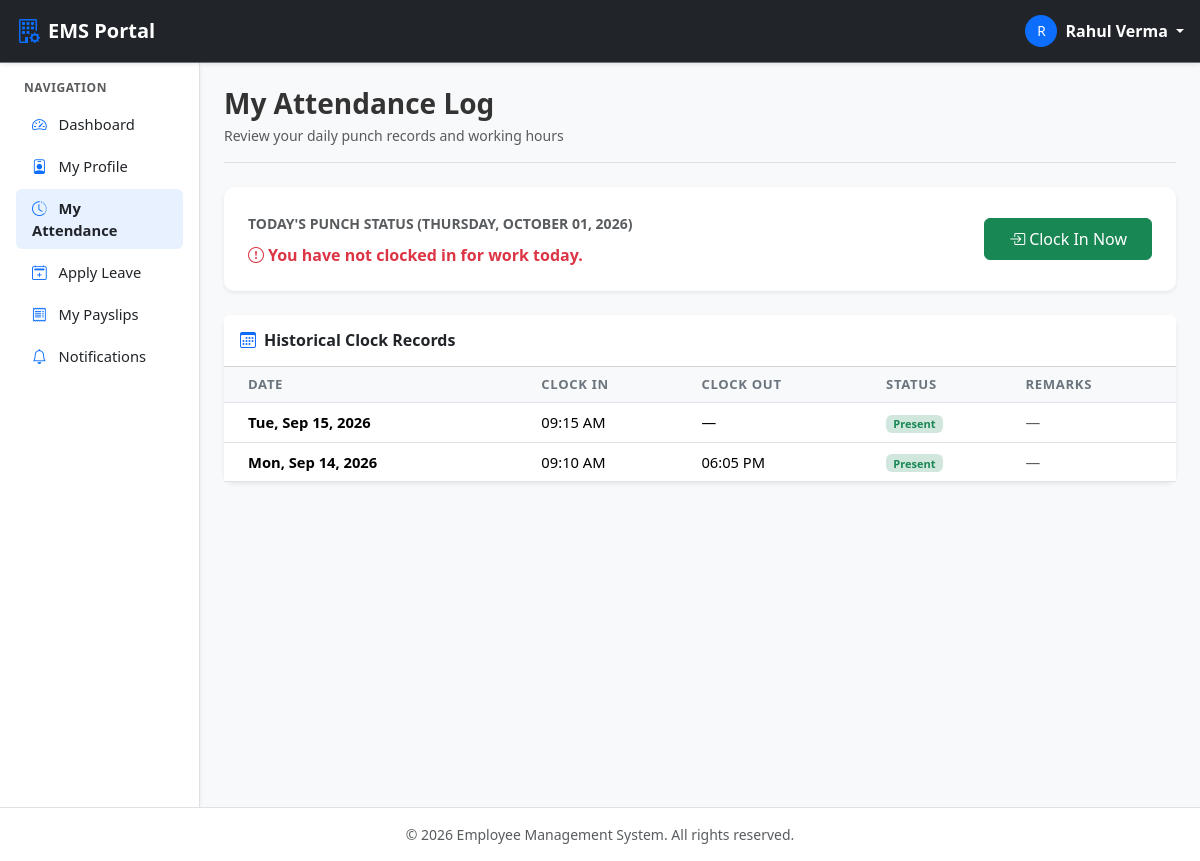
Screenshot of /attendance/my/ (signed in) with the database file from the repository.
### attendance/models.py (models this page shows, shortened)
class Attendance(models.Model):
    STATUS_CHOICES = (
        ('PRESENT', 'Present'),
        ('ABSENT', 'Absent'),
        ('HALF_DAY', 'Half Day'),
        ('LEAVE', 'On Leave'),
    )
    employee = models.ForeignKey(
        Employee,
        on_delete=models.CASCADE,
        related_name='attendances'
    )
    date = models.DateField(default=timezone.now)
    check_in = models.TimeField(blank=True, null=True)
    check_out = models.TimeField(blank=True, null=True)
    status = models.CharField(max_length=10, choices=STATUS_CHOICES, default='PRESENT')
    remarks = models.CharField(max_length=255, blank=True, null=True)
    created_at = models.DateTimeField(auto_now_add=True)
    updated_at = models.DateTimeField(auto_now=True)
    class Meta:
        ordering = ['-date', 'employee']
        constraints = [
            models.UniqueConstraint(
                fields=['employee', 'date'],
                name='unique_attendance_per_day'
            )
        ]

### attendance/views.py (the view)
# urls.py: path('my/', views.my_attendance_view, name='my_attendance'),
@employee_required
def my_attendance_view(request):
    try:
        employee = request.user.employee
    except Employee.DoesNotExist:
        messages.error(request, "No employee record found.")
        return redirect('login_redirect')
    attendances = Attendance.objects.filter(employee=employee).order_by('-date')
    month = request.GET.get('month')
    year = request.GET.get('year')
    if month and year:
        attendances = attendances.filter(date__month=month, date__year=year)
    paginator = Paginator(attendances, 15)
    page_number = request.GET.get('page')
    page_obj = paginator.get_page(page_number)
    today = timezone.now().date()
    today_record = Attendance.objects.filter(employee=employee, date=today).first()
    context = {
        'employee': employee,
        'page_obj': page_obj,
        'today_record': today_record,
        'today': today,
    }
    return render(request, 'attendance/my_attendance.html', context)

### attendance/templates/attendance/my_attendance.html (shortened to what this page needs)
{% extends "base.html" %}
{% block content %}
<div class="container-fluid p-0">
    <div class="d-flex flex-column flex-md-row justify-content-between align-items-md-center pb-3 mb-4 border-bottom gap-2">
        <div>
            <h3 class="fw-bold mb-1">My Attendance Log</h3>
            <p class="text-muted small mb-0">Review your daily punch records and working hours</p>
        </div>
    </div>
    <div class="card shadow-sm border-0 mb-4 bg-white">
        <div class="card-body p-4 d-flex flex-column flex-md-row justify-content-between align-items-md-center gap-3">
            <div>
                <span class="text-muted small text-uppercase fw-semibold">Today's Punch Status ({{ today|date:"l, F d, Y" }})</span>
                {% if today_record %}
                    <div class="d-flex align-items-center gap-3 mt-2">
                        <span class="badge bg-success-subtle text-success fs-6 px-3 py-2">
                            <i class="bi bi-check2-circle me-1"></i>{{ today_record.get_status_display }}
                        </span>
                        <span class="small text-muted">
                            In: <strong>{{ today_record.check_in|time:"h:i A"|default:"Not recorded" }}</strong> |
                            Out: <strong>{{ today_record.check_out|time:"h:i A"|default:"Active on shift" }}</strong>
                        </span>
                    </div>
                {% else %}
                    <div class="mt-2 text-danger fw-semibold">
                        <i class="bi bi-exclamation-circle me-1"></i>You have not clocked in for work today.
                    </div>
                {% endif %}
            </div>
            <div class="d-flex gap-2">
                {% if not today_record %}
                    <form method="post" action="{% url 'clock_in_view' %}">
                        <button type="submit" class="btn btn-success px-4 py-2">
                            <i class="bi bi-box-arrow-in-right me-1"></i>Clock In Now
                        </button>
                    </form>
                {% else %}
                    <button class="btn btn-secondary px-4 py-2" disabled>
                        <i class="bi bi-check-all me-1"></i>Shift Completed
                    </button>
                {% endif %}
            </div>
        </div>
    </div>
    <div class="card shadow-sm border-0">
        <div class="card-header bg-white py-3">
            <h6 class="fw-bold mb-0 text-dark"><i class="bi bi-calendar3 me-2 text-primary"></i>Historical Clock Records</h6>
        </div>
        <div class="card-body p-0">
            <div class="table-responsive">
                <table class="table table-hover align-middle mb-0">
                    <thead>
                        <tr>
                            <th class="ps-4">Date</th>
                            <th>Clock In</th>
                            <th>Clock Out</th>
                            <th>Status</th>
                            <th>Remarks</th>
                        </tr>
                    </thead>
                    <tbody>
                        {% for record in page_obj %}
                        <tr>
                            <td class="ps-4 fw-bold">{{ record.date|date:"D, M d, Y" }}</td>
                            <td>{{ record.check_in|time:"h:i A"|default:"—" }}</td>
                            <td>{{ record.check_out|time:"h:i A"|default:"—" }}</td>
                            <td>
                                {% if record.status == 'PRESENT' %}
                                    <span class="badge bg-success-subtle text-success">Present</span>
                                {% elif record.status == 'ABSENT' %}
                                    <span class="badge bg-danger-subtle text-danger">Absent</span>
                                {% elif record.status == 'HALF_DAY' %}
                                    <span class="badge bg-warning-subtle text-dark">Half Day</span>
                                {% else %}
                                    <span class="badge bg-info-subtle text-info">On Leave</span>
                                {% endif %}
                            </td>
                            <td class="text-muted small">{{ record.remarks|default:"—" }}</td>
                        </tr>
                        {% empty %}
                        <tr>
                            <td colspan="5" class="text-center py-5 text-muted">
                                No attendance records logged yet.
                            </td>
                        </tr>
                        {% endfor %}
                    </tbody>
                </table>
            </div>
        </div>
    </div>
</div>
{% endblock %}

### templates/navbar.html (shortened to what this page needs)
<nav class="navbar navbar-expand-lg navbar-dark bg-dark sticky-top border-bottom border-secondary shadow-sm">
    <div class="container-fluid px-3">
        <a class="navbar-brand fw-bold d-flex align-items-center" href="#">
            <i class="bi bi-building-gear text-primary me-2 fs-4"></i>
            <span>EMS Portal</span>
        </a>
        {% if user.is_authenticated %}
        <div class="ms-auto d-flex align-items-center">
            <div class="dropdown">
                <a href="#" class="d-flex align-items-center text-white text-decoration-none dropdown-toggle" id="userDropdown" data-bs-toggle="dropdown" aria-expanded="false">
                    <span class="avatar-badge bg-primary text-white rounded-circle me-2 d-inline-flex justify-content-center align-items-center" style="width: 32px; height: 32px; font-size: 0.85rem;">
                        {{ user.username|first|upper }}
                    </span>
                    <span class="d-none d-sm-inline fw-semibold me-1">{{ user.get_full_name|default:user.username }}</span>
                </a>
            </div>
        </div>
        {% else %}
        <div class="ms-auto">
            <a href="{% url 'login' %}" class="btn btn-outline-light btn-sm px-3">Login</a>
        </div>
        {% endif %}
    </div>
</nav>

### static/css/style.css (style rules this page uses)
:root { --ems-primary: #0d6efd; --ems-dark: #212529; --ems-sidebar-bg: #ffffff; --ems-sidebar-width: 250px; --ems-card-radius: 10px; }
body { font-family: system-ui, -apple-system, "Segoe UI", Roboto, "Helvetica Neue", Arial, sans-serif; color: #333333; background-color: #f8f9fa; }
.card { border-radius: var(--ems-card-radius); border: 1px solid #edf2f9; transition: transform 0.15s ease-in-out, box-shadow 0.15s ease-in-out; }
.table thead th { font-size: 0.82rem; text-transform: uppercase; letter-spacing: 0.05em; color: #6c757d; background-color: #f8f9fa; border-bottom: 1px solid #dee2e6; }
.table tbody td { vertical-align: middle; font-size: 0.92rem; }

### rows the page displays
Attendance: date "Tue, Sep 15, 2026", check_in "09:15 AM", check_out "—", status "Present", remarks "—"
Attendance: date "Mon, Sep 14, 2026", check_in "09:10 AM", check_out "06:05 PM", status "Present", remarks "—"

### other values shown
{{ user.username|first|upper }} "R"
{{ user.get_full_name|default:user.username }} "Rahul Verma"
